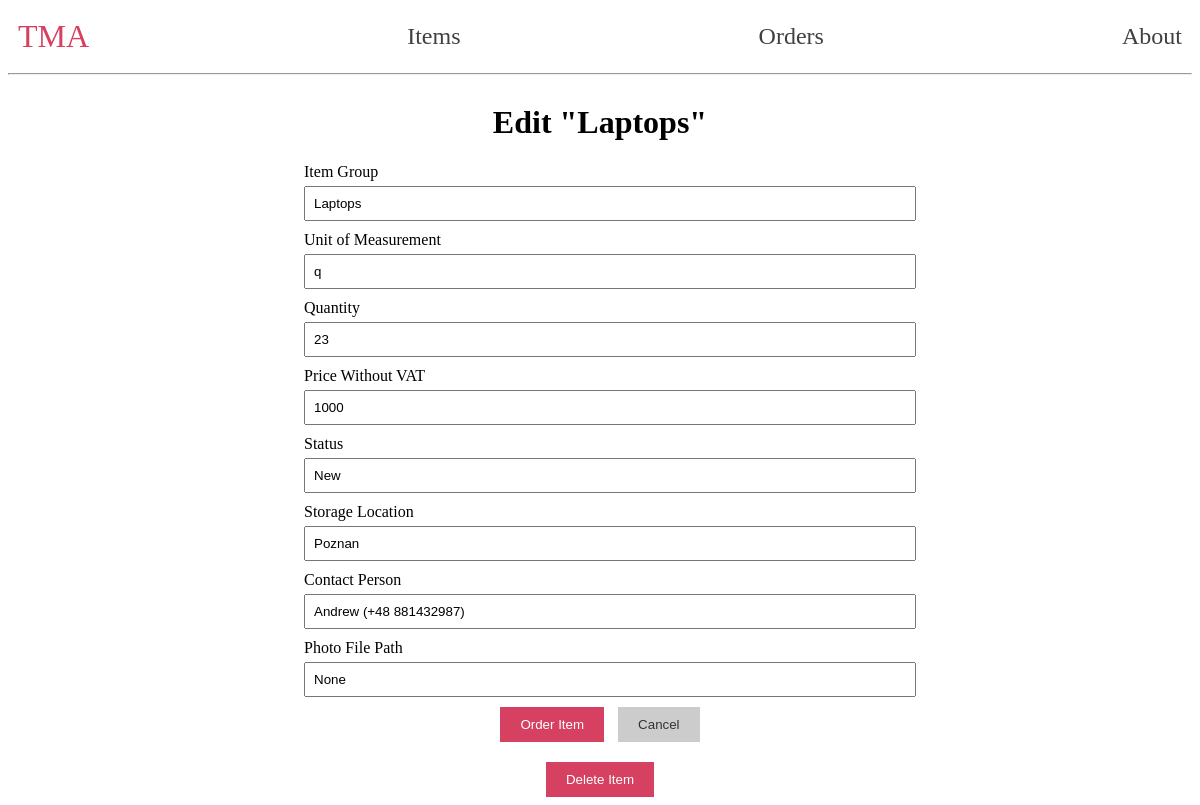
Before: /items/edit/1/ with the older database file.
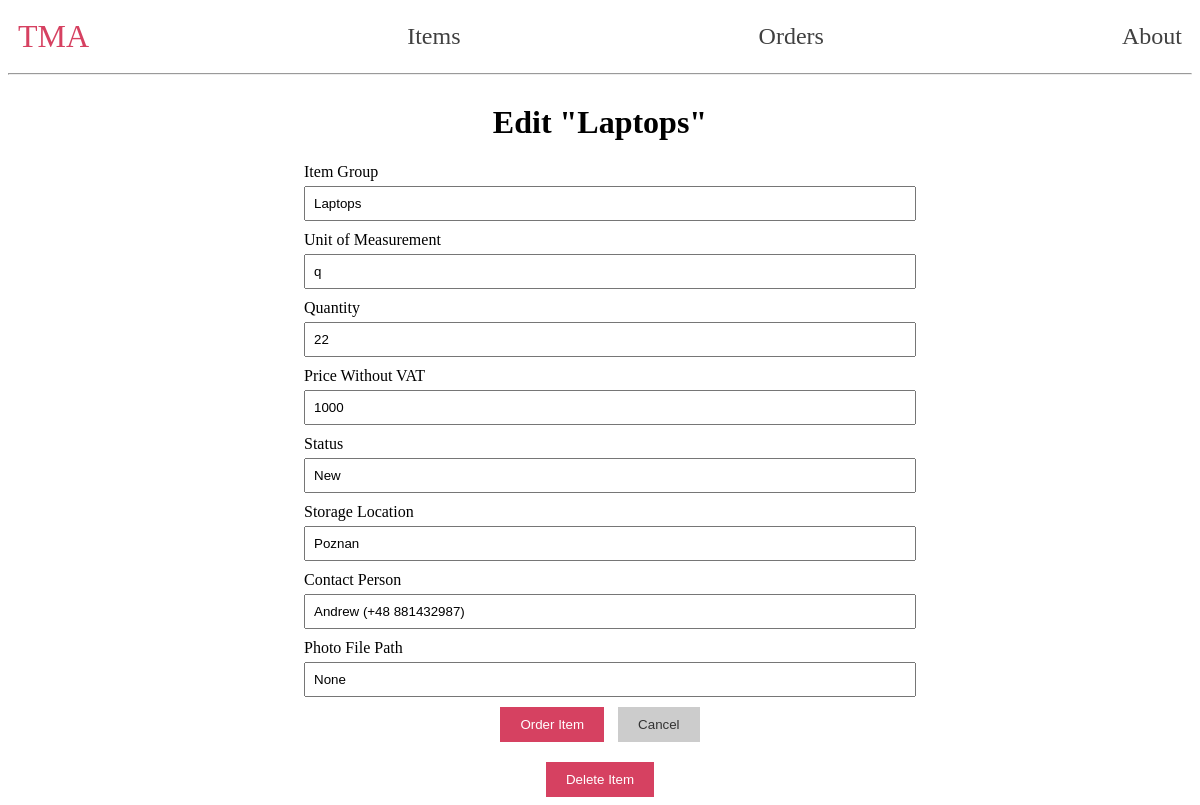
After: the same page with the newer database file.
### tables this page shows
CREATE TABLE Items (
    ItemID INTEGER PRIMARY KEY,
    ItemGroup VARCHAR(255) NOT NULL,
    UnitOfMeasurement VARCHAR(255) NOT NULL,
    Quantity INTEGER NOT NULL,
    PriceWithoutVAT DECIMAL(10, 2) NOT NULL,
    Status VARCHAR(255) NOT NULL,
    StorageLocation VARCHAR(255),
    ContactPerson TEXT,
    PhotoFilePath VARCHAR(255)
);

### app/routes/items.py (the view, shortened to what this page needs)
@items_bp.route('/items/edit/<int:id>/', methods=['GET', 'POST'])
def edit_item(id):
    item = get_items(id)
    return render_template('edit_item.html', item=item)

### app/routes/items.py (called while the page is built)
def get_items(good_id):
    conn = get_db_connection()
    good = conn.execute('SELECT * FROM Items WHERE ItemID = ?',
                        (good_id,)).fetchone()
    conn.close()
    if good is None:
        abort(404)
    return good

### app/utils.py (called while the page is built)
def get_db_connection():
    current_dir = os.path.dirname(os.path.abspath(__file__))
    parent_dir = os.path.dirname(current_dir)
    db_path = os.path.join(parent_dir, 'db', 'database.db')
    conn = sqlite3.connect(db_path)
    conn.row_factory = sqlite3.Row
    return conn

### app/templates/edit_item.html (shortened to what the changed rows need)
{% extends 'base.html' %}
{% block content %}
    <div style="display: flex; justify-content: center;">
        <div style="width: 50%;">
            <h1 style="text-align: center;">Edit "{{ item['ItemGroup'] }}"</h1>
            <form method="post" style="margin-bottom: 20px;">
                <label for="ItemGroup" style="display: block; margin-bottom: 5px;">Item Group</label>
                <input type="text" name="item_group"
                       placeholder="Item group"
                       value="{{ request.form['item_group'] or item['ItemGroup'] }}"
                       style="padding: 8px; width: 100%; margin-bottom: 10px;">
                <label for="UnitOfMeasurement" style="display: block; margin-bottom: 5px;">Unit of Measurement</label>
                <input type="text" name="unit_of_measurement"
                       placeholder="Unit of measurement"
                       value="{{ request.form['unit_of_measurement'] or item['UnitOfMeasurement'] }}"
                       style="padding: 8px; width: 100%; margin-bottom: 10px;">
                <label for="Quantity" style="display: block; margin-bottom: 5px;">Quantity</label>
                <input type="number" name="quantity"
                       placeholder="Quantity"
                       value="{{ request.form['quantity'] or item['Quantity'] }}"
                       style="padding: 8px; width: 100%; margin-bottom: 10px;">
                <label for="price_without_vat" style="display: block; margin-bottom: 5px;">Price Without VAT</label>
                <input type="text" name="price_without_vat"
                       placeholder="PriceWithoutVat"
                       value="{{ request.form['price_without_vat'] or item['PriceWithoutVAT'] }}"
                       style="padding: 8px; width: 100%; margin-bottom: 10px;">
                <label for="Status" style="display: block; margin-bottom: 5px;">Status</label>
                <input type="text" name="status"
                       placeholder="Status"
                       value="{{ request.form['status'] or item['Status'] }}"
                       style="padding: 8px; width: 100%; margin-bottom: 10px;">
                <label for="StorageLocation" style="display: block; margin-bottom: 5px;">Storage Location</label>
                <input type="text" name="storage_location"
                       placeholder="StorageLocation"
                       value="{{ request.form['storage_location'] or item['StorageLocation'] }}"
                       style="padding: 8px; width: 100%; margin-bottom: 10px;">
                <label for="ContactPerson" style="display: block; margin-bottom: 5px;">Contact Person</label>
                <input type="text" name="contact_person"
                       placeholder="ContactPerson"
                       value="{{ request.form['contact_person'] or item['ContactPerson'] }}"
                       style="padding: 8px; width: 100%; margin-bottom: 10px;">
                <label for="PhotoFilePath" style="display: block; margin-bottom: 5px;">Photo File Path</label>
                <input type="text" name="photo_file_path"
                       placeholder="Photo file path"
                       value="{{ request.form['photo_file_path'] or item['PhotoFilePath'] }}"
                       style="padding: 8px; width: 100%; margin-bottom: 10px;">
                <div style="text-align: center;">
                    <button type="submit" style="padding: 10px 20px; background-color: #d64161; color: white; border: none; cursor: pointer; margin-right: 10px;">Order Item</button>
                    <button type="button" onclick="window.history.back()" style="padding: 10px 20px; background-color: #ccc; color: #333; border: none; cursor: pointer;">Cancel</button>
                </div>
            </form>
            <form action="{{ url_for('routes.items.delete_item', id=item['ItemID']) }}" method="POST">
                <div style="text-align: center;">
                </div>
            </form>
        </div>
    </div>
{% endblock %}

Changed rows visible on the page:
changed Items "Laptops": quantity "23" → "22"
